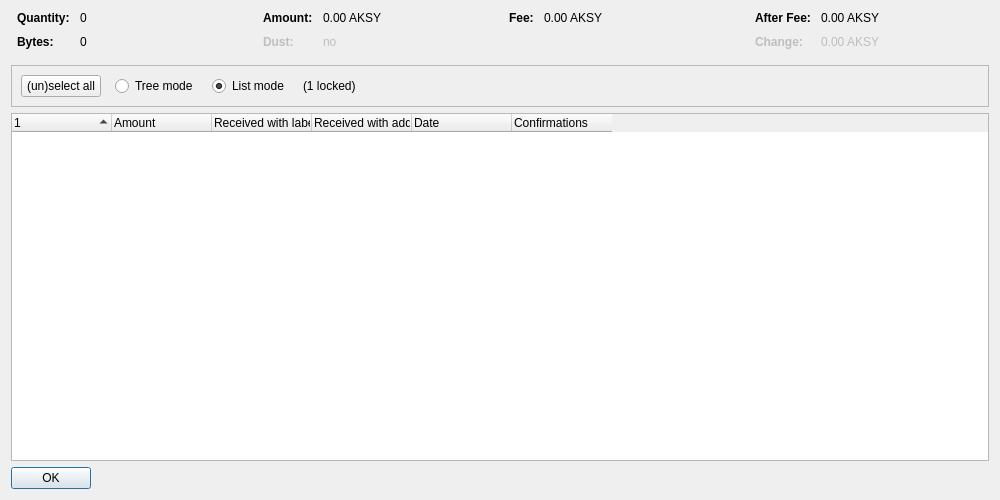
<?xml version="1.0" encoding="UTF-8"?>
<ui version="4.0">
 <class>CoinControlDialog</class>
 <widget class="QDialog" name="CoinControlDialog">
  <property name="geometry">
   <rect>
    <x>0</x>
    <y>0</y>
    <width>1000</width>
    <height>500</height>
   </rect>
  </property>
  <property name="windowTitle">
   <string>Coin Selection</string>
  </property>
  <layout class="QVBoxLayout" name="verticalLayout">
   <item>
    <layout class="QHBoxLayout" name="horizontalLayoutTop" stretch="0,0,0,0">
     <property name="topMargin">
      <number>0</number>
     </property>
     <property name="bottomMargin">
      <number>10</number>
     </property>
     <item>
      <layout class="QFormLayout" name="formLayoutCoinControl1">
       <property name="horizontalSpacing">
        <number>10</number>
       </property>
       <property name="verticalSpacing">
        <number>10</number>
       </property>
       <property name="leftMargin">
        <number>6</number>
       </property>
       <property name="rightMargin">
        <number>6</number>
       </property>
       <item row="0" column="0">
        <widget class="QLabel" name="labelCoinControlQuantityText">
         <property name="font">
          <font>
           <weight>75</weight>
           <bold>true</bold>
          </font>
         </property>
         <property name="text">
          <string>Quantity:</string>
         </property>
        </widget>
       </item>
       <item row="0" column="1">
        <widget class="QLabel" name="labelCoinControlQuantity">
         <property name="cursor">
          <cursorShape>IBeamCursor</cursorShape>
         </property>
         <property name="contextMenuPolicy">
          <enum>Qt::ActionsContextMenu</enum>
         </property>
         <property name="text">
          <string notr="true">0</string>
         </property>
         <property name="textInteractionFlags">
          <set>Qt::LinksAccessibleByMouse|Qt::TextSelectableByKeyboard|Qt::TextSelectableByMouse</set>
         </property>
        </widget>
       </item>
       <item row="1" column="0">
        <widget class="QLabel" name="labelCoinControlBytesText">
         <property name="font">
          <font>
           <weight>75</weight>
           <bold>true</bold>
          </font>
         </property>
         <property name="text">
          <string>Bytes:</string>
         </property>
        </widget>
       </item>
       <item row="1" column="1">
        <widget class="QLabel" name="labelCoinControlBytes">
         <property name="cursor">
          <cursorShape>IBeamCursor</cursorShape>
         </property>
         <property name="contextMenuPolicy">
          <enum>Qt::ActionsContextMenu</enum>
         </property>
         <property name="text">
          <string notr="true">0</string>
         </property>
         <property name="textInteractionFlags">
          <set>Qt::LinksAccessibleByMouse|Qt::TextSelectableByKeyboard|Qt::TextSelectableByMouse</set>
         </property>
        </widget>
       </item>
      </layout>
     </item>
     <item>
      <layout class="QFormLayout" name="formLayoutCoinControl2">
       <property name="horizontalSpacing">
        <number>10</number>
       </property>
       <property name="verticalSpacing">
        <number>10</number>
       </property>
       <property name="leftMargin">
        <number>6</number>
       </property>
       <property name="rightMargin">
        <number>6</number>
       </property>
       <item row="0" column="0">
        <widget class="QLabel" name="labelCoinControlAmountText">
         <property name="font">
          <font>
           <weight>75</weight>
           <bold>true</bold>
          </font>
         </property>
         <property name="text">
          <string>Amount:</string>
         </property>
        </widget>
       </item>
       <item row="0" column="1">
        <widget class="QLabel" name="labelCoinControlAmount">
         <property name="cursor">
          <cursorShape>IBeamCursor</cursorShape>
         </property>
         <property name="contextMenuPolicy">
          <enum>Qt::ActionsContextMenu</enum>
         </property>
         <property name="text">
          <string notr="true">0.00 AKSY</string>
         </property>
         <property name="textInteractionFlags">
          <set>Qt::LinksAccessibleByMouse|Qt::TextSelectableByKeyboard|Qt::TextSelectableByMouse</set>
         </property>
        </widget>
       </item>
       <item row="1" column="0">
        <widget class="QLabel" name="labelCoinControlLowOutputText">
         <property name="enabled">
          <bool>false</bool>
         </property>
         <property name="font">
          <font>
           <weight>75</weight>
           <bold>true</bold>
          </font>
         </property>
         <property name="text">
          <string>Dust:</string>
         </property>
        </widget>
       </item>
       <item row="1" column="1">
        <widget class="QLabel" name="labelCoinControlLowOutput">
         <property name="enabled">
          <bool>false</bool>
         </property>
         <property name="cursor">
          <cursorShape>IBeamCursor</cursorShape>
         </property>
         <property name="contextMenuPolicy">
          <enum>Qt::ActionsContextMenu</enum>
         </property>
         <property name="text">
          <string notr="true">no</string>
         </property>
         <property name="textInteractionFlags">
          <set>Qt::LinksAccessibleByMouse|Qt::TextSelectableByKeyboard|Qt::TextSelectableByMouse</set>
         </property>
        </widget>
       </item>
      </layout>
     </item>
     <item>
      <layout class="QFormLayout" name="formLayoutCoinControl3">
       <property name="horizontalSpacing">
        <number>10</number>
       </property>
       <property name="verticalSpacing">
        <number>10</number>
       </property>
       <property name="leftMargin">
        <number>6</number>
       </property>
       <property name="rightMargin">
        <number>6</number>
       </property>
       <item row="0" column="0">
        <widget class="QLabel" name="labelCoinControlFeeText">
         <property name="font">
          <font>
           <weight>75</weight>
           <bold>true</bold>
          </font>
         </property>
         <property name="text">
          <string>Fee:</string>
         </property>
        </widget>
       </item>
       <item row="0" column="1">
        <widget class="QLabel" name="labelCoinControlFee">
         <property name="cursor">
          <cursorShape>IBeamCursor</cursorShape>
         </property>
         <property name="contextMenuPolicy">
          <enum>Qt::ActionsContextMenu</enum>
         </property>
         <property name="text">
          <string notr="true">0.00 AKSY</string>
         </property>
         <property name="textInteractionFlags">
          <set>Qt::LinksAccessibleByMouse|Qt::TextSelectableByKeyboard|Qt::TextSelectableByMouse</set>
         </property>
        </widget>
       </item>
      </layout>
     </item>
     <item>
      <layout class="QFormLayout" name="formLayoutCoinControl4">
       <property name="horizontalSpacing">
        <number>10</number>
       </property>
       <property name="verticalSpacing">
        <number>10</number>
       </property>
       <property name="leftMargin">
        <number>6</number>
       </property>
       <property name="rightMargin">
        <number>6</number>
       </property>
       <item row="0" column="0">
        <widget class="QLabel" name="labelCoinControlAfterFeeText">
         <property name="font">
          <font>
           <weight>75</weight>
           <bold>true</bold>
          </font>
         </property>
         <property name="text">
          <string>After Fee:</string>
         </property>
        </widget>
       </item>
       <item row="0" column="1">
        <widget class="QLabel" name="labelCoinControlAfterFee">
         <property name="cursor">
          <cursorShape>IBeamCursor</cursorShape>
         </property>
         <property name="contextMenuPolicy">
          <enum>Qt::ActionsContextMenu</enum>
         </property>
         <property name="text">
          <string notr="true">0.00 AKSY</string>
         </property>
         <property name="textInteractionFlags">
          <set>Qt::LinksAccessibleByMouse|Qt::TextSelectableByKeyboard|Qt::TextSelectableByMouse</set>
         </property>
        </widget>
       </item>
       <item row="1" column="0">
        <widget class="QLabel" name="labelCoinControlChangeText">
         <property name="enabled">
          <bool>false</bool>
         </property>
         <property name="font">
          <font>
           <weight>75</weight>
           <bold>true</bold>
          </font>
         </property>
         <property name="text">
          <string>Change:</string>
         </property>
        </widget>
       </item>
       <item row="1" column="1">
        <widget class="QLabel" name="labelCoinControlChange">
         <property name="enabled">
          <bool>false</bool>
         </property>
         <property name="cursor">
          <cursorShape>IBeamCursor</cursorShape>
         </property>
         <property name="contextMenuPolicy">
          <enum>Qt::ActionsContextMenu</enum>
         </property>
         <property name="text">
          <string notr="true">0.00 AKSY</string>
         </property>
         <property name="textInteractionFlags">
          <set>Qt::LinksAccessibleByMouse|Qt::TextSelectableByKeyboard|Qt::TextSelectableByMouse</set>
         </property>
        </widget>
       </item>
      </layout>
     </item>
    </layout>
   </item>
   <item>
    <widget class="QFrame" name="frame">
     <property name="minimumSize">
      <size>
       <width>0</width>
       <height>40</height>
      </size>
     </property>
     <property name="frameShape">
      <enum>QFrame::StyledPanel</enum>
     </property>
     <property name="frameShadow">
      <enum>QFrame::Sunken</enum>
     </property>
     <layout class="QHBoxLayout" name="horizontalLayout">
      <item>
       <layout class="QHBoxLayout" name="horizontalLayoutPanel" stretch="0,0,0,0,0">
        <property name="spacing">
         <number>14</number>
        </property>
        <item>
         <widget class="QPushButton" name="pushButtonSelectAll">
          <property name="sizePolicy">
           <sizepolicy hsizetype="Maximum" vsizetype="Fixed">
            <horstretch>0</horstretch>
            <verstretch>0</verstretch>
           </sizepolicy>
          </property>
          <property name="text">
           <string>(un)select all</string>
          </property>
          <property name="autoDefault">
           <bool>false</bool>
          </property>
         </widget>
        </item>
        <item>
         <widget class="QRadioButton" name="radioTreeMode">
          <property name="sizePolicy">
           <sizepolicy hsizetype="Maximum" vsizetype="Fixed">
            <horstretch>0</horstretch>
            <verstretch>0</verstretch>
           </sizepolicy>
          </property>
          <property name="text">
           <string>Tree mode</string>
          </property>
         </widget>
        </item>
        <item>
         <widget class="QRadioButton" name="radioListMode">
          <property name="sizePolicy">
           <sizepolicy hsizetype="Maximum" vsizetype="Fixed">
            <horstretch>0</horstretch>
            <verstretch>0</verstretch>
           </sizepolicy>
          </property>
          <property name="text">
           <string>List mode</string>
          </property>
          <property name="checked">
           <bool>true</bool>
          </property>
         </widget>
        </item>
        <item>
         <widget class="QLabel" name="labelLocked">
          <property name="text">
           <string notr="true">(1 locked)</string>
          </property>
         </widget>
        </item>
        <item>
         <spacer name="horizontalSpacer">
          <property name="orientation">
           <enum>Qt::Horizontal</enum>
          </property>
          <property name="sizeHint" stdset="0">
           <size>
            <width>40</width>
            <height>20</height>
           </size>
          </property>
         </spacer>
        </item>
       </layout>
      </item>
     </layout>
    </widget>
   </item>
   <item>
    <widget class="CoinControlTreeWidget" name="treeWidget">
     <property name="contextMenuPolicy">
      <enum>Qt::CustomContextMenu</enum>
     </property>
     <property name="sortingEnabled">
      <bool>false</bool>
     </property>
     <property name="columnCount">
      <number>6</number>
     </property>
     <attribute name="headerShowSortIndicator" stdset="0">
      <bool>true</bool>
     </attribute>
     <attribute name="headerStretchLastSection">
      <bool>false</bool>
     </attribute>
     <column>
      <property name="text">
       <string/>
      </property>
     </column>
     <column>
      <property name="text">
       <string>Amount</string>
      </property>
     </column>
     <column>
      <property name="text">
       <string>Received with label</string>
      </property>
     </column>
     <column>
      <property name="text">
       <string>Received with address</string>
      </property>
     </column>
     <column>
      <property name="text">
       <string>Date</string>
      </property>
     </column>
     <column>
      <property name="text">
       <string>Confirmations</string>
      </property>
      <property name="toolTip">
       <string>Confirmed</string>
      </property>
     </column>
     <column>
      <property name="text">
       <string/>
      </property>
     </column>
     <column>
      <property name="text">
       <string/>
      </property>
     </column>
     <column>
      <property name="text">
       <string/>
      </property>
     </column>
     <column>
      <property name="text">
       <string/>
      </property>
     </column>
    </widget>
   </item>
   <item>
    <widget class="QDialogButtonBox" name="buttonBox">
     <property name="sizePolicy">
      <sizepolicy hsizetype="Maximum" vsizetype="Fixed">
       <horstretch>0</horstretch>
       <verstretch>0</verstretch>
      </sizepolicy>
     </property>
     <property name="orientation">
      <enum>Qt::Horizontal</enum>
     </property>
     <property name="standardButtons">
      <set>QDialogButtonBox::Ok</set>
     </property>
    </widget>
   </item>
  </layout>
 </widget>
 <customwidgets>
  <customwidget>
   <class>CoinControlTreeWidget</class>
   <extends>QTreeWidget</extends>
   <header>qt/coincontroltreewidget.h</header>
  </customwidget>
 </customwidgets>
 <resources/>
 <connections/>
</ui>
